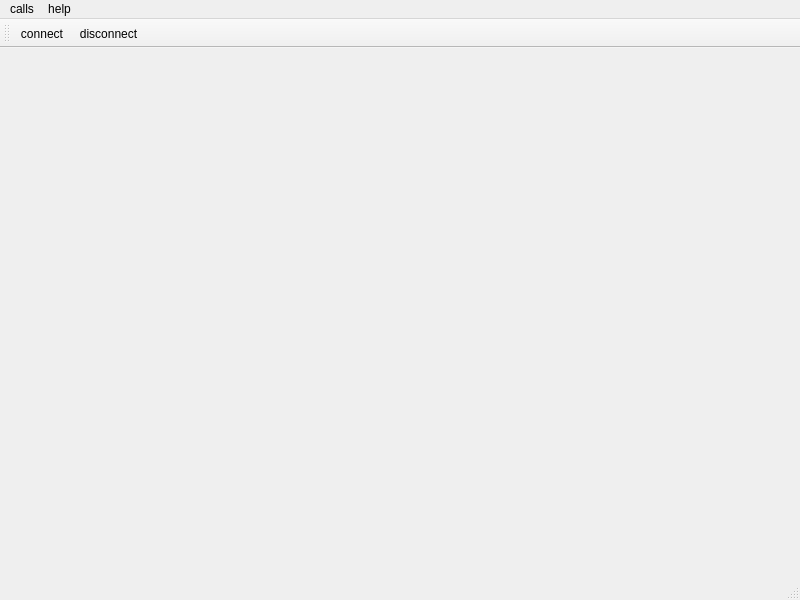
<?xml version="1.0" encoding="UTF-8"?>
<ui version="4.0">
 <class>MainWindow</class>
 <widget class="QMainWindow" name="MainWindow">
  <property name="geometry">
   <rect>
    <x>0</x>
    <y>0</y>
    <width>800</width>
    <height>600</height>
   </rect>
  </property>
  <property name="windowTitle">
   <string>MainWindow</string>
  </property>
  <widget class="QWidget" name="centralWidget"/>
  <widget class="QMenuBar" name="menuBar">
   <property name="geometry">
    <rect>
     <x>0</x>
     <y>0</y>
     <width>800</width>
     <height>22</height>
    </rect>
   </property>
   <widget class="QMenu" name="menuCalls">
    <property name="title">
     <string>calls</string>
    </property>
    <addaction name="actionConnect"/>
    <addaction name="actionDisconnect"/>
   </widget>
   <widget class="QMenu" name="menuHelp">
    <property name="title">
     <string>help</string>
    </property>
    <addaction name="actionAbout"/>
   </widget>
   <addaction name="menuCalls"/>
   <addaction name="menuHelp"/>
  </widget>
  <widget class="QToolBar" name="mainToolBar">
   <attribute name="toolBarArea">
    <enum>TopToolBarArea</enum>
   </attribute>
   <attribute name="toolBarBreak">
    <bool>false</bool>
   </attribute>
   <addaction name="actionConnect"/>
   <addaction name="actionDisconnect"/>
  </widget>
  <widget class="QStatusBar" name="statusBar"/>
  <action name="actionConnect">
   <property name="icon">
    <iconset resource="AutoTest.qrc">
     <normaloff>:/image/serial_connect.png</normaloff>:/image/serial_connect.png</iconset>
   </property>
   <property name="text">
    <string>connect</string>
   </property>
  </action>
  <action name="actionDisconnect">
   <property name="icon">
    <iconset resource="AutoTest.qrc">
     <normaloff>:/image/serial_disconnect.png</normaloff>:/image/serial_disconnect.png</iconset>
   </property>
   <property name="text">
    <string>disconnect</string>
   </property>
  </action>
  <action name="actionAbout">
   <property name="text">
    <string>about</string>
   </property>
  </action>
 </widget>
 <layoutdefault spacing="6" margin="11"/>
 <resources>
  <include location="AutoTest.qrc"/>
 </resources>
 <connections/>
</ui>
